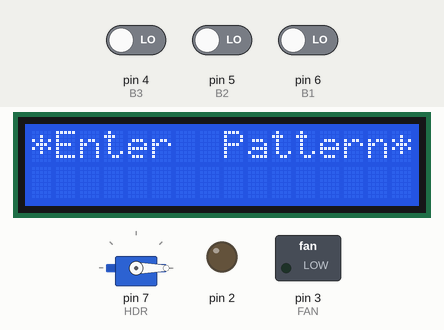
Simulated run of this sketch. Board: Arduino Uno, built with avr-gcc and run on an emulated ATmega328P. Shown: servo, 16×2 character LCD, switched loads named in the sketch (green lamp = pin HIGH), output pins drawn as LEDs (lit = HIGH). The inputs (shaded band) are chosen by the test bench; at power-on: pin 4 (B3) LOW, pin 5 (B2) LOW, pin 6 (B1) LOW.

Above: at 1.2 s.
1.3 s: pin 4 (B3) driven HIGH
At 2.0 s:
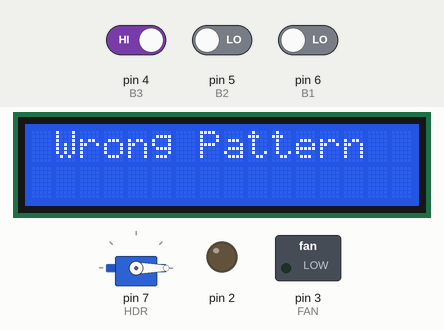
At 2.7 s:
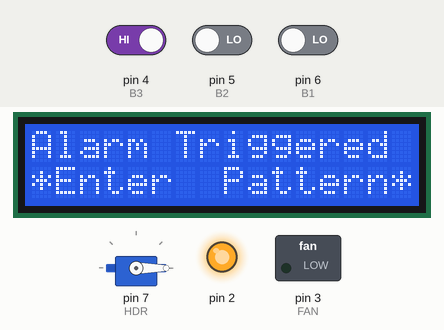
5.2 s: pin 5 (B2) driven HIGH
At 6.21 s:
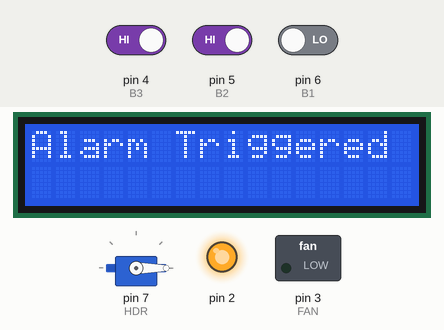
Timing chart, 0 to 8.2 s (numbered marks = the images above; inputs shaded):
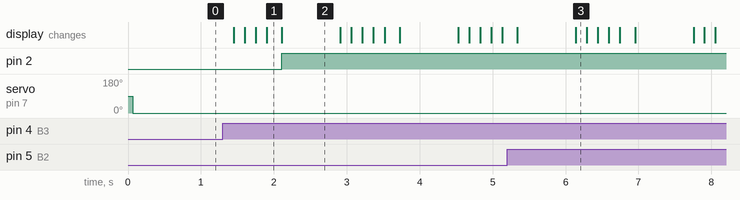

The sketch:

1stArduinoCode.ino
```cpp
#include<LiquidCrystal.h>
#include<Wire.h>
#include<Servo.h>

#define RS 13
#define EN 12
#define D4 11
#define D5 10
#define D6 9
#define D7 8
#define HDR 7
#define B1 6
#define B2 5
#define B3 4
#define FAN 3
#define LDR A3
#define LM35 A2

LiquidCrystal Screen(RS, EN, D4, D5, D6, D7);
Servo HDoor;

byte deg[8] = {
  B01110,
  B01010,
  B01110,
  B00000,
  B00000,
  B00000,
  B00000,
  B00000
  };
bool opened;
bool pattern[3][4];
void setup() {
  Serial.begin(9600);
  Wire.begin();
  HDoor.attach(HDR);
  Screen.begin(16, 2);
  Screen.createChar(1, deg);
  pinMode(B1, INPUT);
  pinMode(B2, INPUT);
  pinMode(B3, INPUT);
  pinMode(FAN, OUTPUT);
  pinMode(2, OUTPUT);
  Screen.setCursor(0,0);
  Screen.print("*Enter  Pattern*");
  HDoor.write(0);
}

void loop() {
  if(opened){
  if(Temp() > 45)
    digitalWrite(FAN, HIGH);
  else
    digitalWrite(FAN, LOW);
  Lights();
  }else{
    for(int j = 0; j < 3; j++)
      for(int k = 0; k < 4; k++)
          pattern[j][k] = 0;
    int i = 0;
    Screen.setCursor(6,1);
    while(i != 4){
      if(digitalRead(B1)){
        pattern[0][i] = 1;
        i++;
        delay(150);
        Screen.print('$');
      }
      else if (digitalRead(B2)){
        pattern[1][i] = 1;
        i++;
        delay(150);
        Screen.print('$');
      }
      else if (digitalRead(B3)){
        pattern[2][i] = 1;
        i++;
        delay(150);
        Screen.print('$');
      }
    }
    if((pattern[0][0] && pattern[2][1]) && (pattern[2][2] && pattern[1][3]))
      opened = true;
    if(opened){
      digitalWrite(2, 0);
      Screen.clear();
      Screen.setCursor(0, 0);
      Screen.print("Correct Pattern");
      delay(300);
      Screen.clear();
      Screen.setCursor(0, 0);
      Screen.print("Welcome Mr Drako");
      HDoor.write(180);
      delay(1500);
      HDoor.write(0);
      Screen.clear();
    }else{
      Screen.clear();
      Screen.setCursor(0, 0);
      Screen.print(" Wrong Pattern");
      delay(200);
      Screen.clear();
      Screen.setCursor(0, 0);
      Screen.print("Alarm Triggered");
      digitalWrite(2, 1);
      Screen.setCursor(0,1);
      Screen.print("*Enter  Pattern*");
      delay(800);
      Screen.setCursor(0,1);
      Screen.print("                ");


    }
  }
}

float Temp(){
  int val = analogRead(LM35);
  float cl = (val /1023.0) * 5.0;
  cl = ((cl - 0.5) * 1000) / 10;
  Screen.setCursor(0, 0);
  Screen.print("Temp : ");
  Screen.print(cl);
  Screen.write(1);
  if(cl < 100 || cl > 0)
    Screen.print(" ");
  return cl;
}

void Lights(){
  float val = (analogRead(LDR) / 1023.0) * 5000;
  int value = map(val, 1681, 4970, 0, 255);
  if(value < 45)
    value = 45;
  Serial.println(value);
  Wire.beginTransmission(3);
  Wire.write(value);
  Wire.endTransmission(3);
}
```

Measured:
- after the input at 1.3 s, pin 2: LOW → HIGH after 0.81 s; the display: first changes after 0.15 s (image 1 shows a later state)
- what the display in image 2 shows lasts 0.8 s, from 2.1 s to 2.9 s
